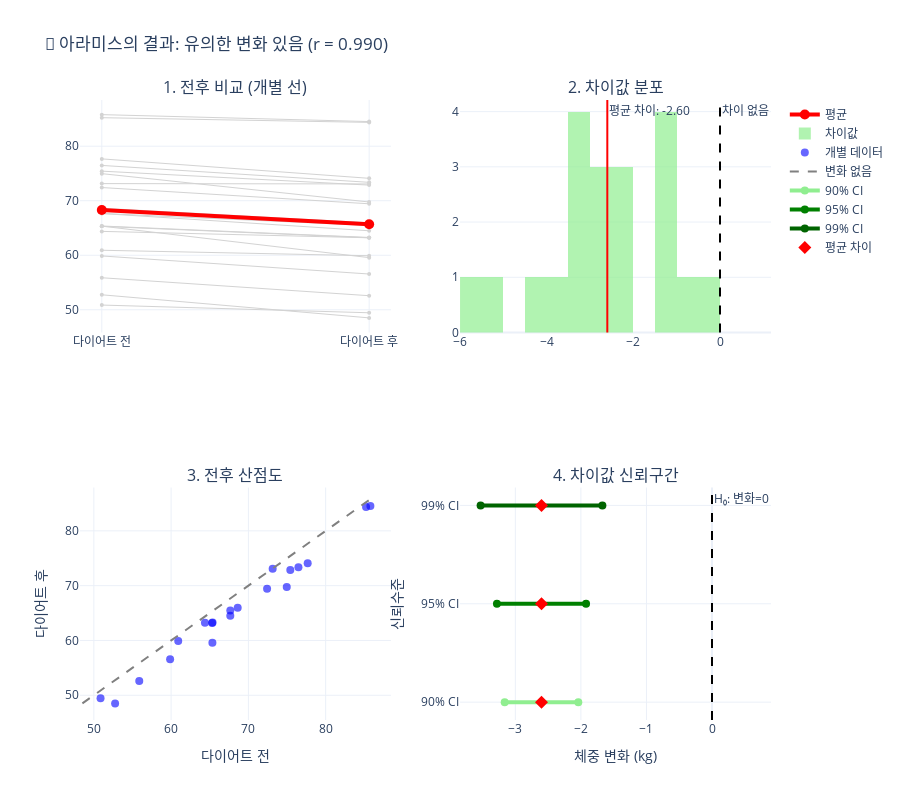

Notebook cell for this chart:
### Markdown cell above
## 🔄 3. 아라미스 (Paired t-test): 변화의 탐지

### 📋 아라미스의 프로필
- **정체성**: 대응표본 t-검정
- **사명**: 동일한 대상에서 전후 변화가 있는지 확인
- **무기**: 차이값(difference)의 분석

### 🎪 언제 아라미스를 부를까?

- 치료 효과: "수술 전후 환자 상태가 개선되었나?"
- 학습 효과: "교육 전후 성적이 향상되었나?"
- 제품 개선: "업데이트 전후 성능이 달라졌나?"
- 시간 경과: "1년 전과 지금의 체중이 다른가?"

### 🔢 아라미스의 무술 (수학적 공식)

**핵심 아이디어**: 각 개체의 **차이값(difference)**을 계산하여 분석

$$D_i = X_{i,after} - X_{i,before}$$

**가설 설정**:
- H₀: μ_D = 0 (평균 차이가 0이다)
- H₁: μ_D ≠ 0 (평균 차이가 0이 아니다)

**검정통계량**:
$$t = \frac{\bar{D}}{\frac{s_D}{\sqrt{n}}} \sim t_{n-1}$$

여기서:
- $\bar{D}$: 차이값들의 평균
- $s_D$: 차이값들의 표준편차

### 🎯 아라미스 vs 포르토스

**언제 아라미스를 선택해야 할까?**

| 상황 | 아라미스 (Paired) | 포르토스 (Independent) |
|------|------------------|----------------------|
| **데이터 구조** | 같은 개체의 전후 측정 | 다른 개체들의 그룹 비교 |
| **예시** | 환자 10명의 수술 전후 | A그룹 vs B그룹 |
| **장점** | 개체간 변동 제거 | 설계가 간단 |
| **검정력** | 일반적으로 더 높음 | 상황에 따라 다름 |

### Code cell
# 🔄 아라미스의 모험: Paired t-test 시뮬레이션
class PairedTTestHero:
    def __init__(self, name="아라미스"):
        self.name = name
        self.mission = "동일 개체의 전후 변화 탐지하기"
    
    def perform_test(self, before, after, alpha=0.05, alternative='two-sided'):
        """Paired t-test 수행"""
        
        # 차이값 계산
        differences = np.array(after) - np.array(before)
        
        n = len(differences)
        mean_diff = np.mean(differences)
        std_diff = np.std(differences, ddof=1)
        
        # t-통계량 계산
        t_statistic = mean_diff / (std_diff / np.sqrt(n))
        
        # 자유도
        df = n - 1
        
        # p-값 계산
        if alternative == 'two-sided':
            p_value = 2 * (1 - stats.t.cdf(abs(t_statistic), df))
            critical_t = stats.t.ppf(1 - alpha/2, df)
            reject_condition = abs(t_statistic) > critical_t
        elif alternative == 'greater':
            p_value = 1 - stats.t.cdf(t_statistic, df)
            critical_t = stats.t.ppf(1 - alpha, df)
            reject_condition = t_statistic > critical_t
        else:  # 'less'
            p_value = stats.t.cdf(t_statistic, df)
            critical_t = stats.t.ppf(alpha, df)
            reject_condition = t_statistic < critical_t
        
        # 신뢰구간 (차이의 평균에 대한)
        margin_error = stats.t.ppf(1 - alpha/2, df) * (std_diff / np.sqrt(n))
        ci_lower = mean_diff - margin_error
        ci_upper = mean_diff + margin_error
        
        # 효과크기 (Cohen's d for paired samples)
        cohens_d = mean_diff / std_diff
        
        # 상관계수 (before vs after)
        correlation = np.corrcoef(before, after)[0, 1]
        
        return {
            'n': n,
            'mean_before': np.mean(before),
            'mean_after': np.mean(after),
            'std_before': np.std(before, ddof=1),
            'std_after': np.std(after, ddof=1),
            'mean_diff': mean_diff,
            'std_diff': std_diff,
            'differences': differences,
            't_statistic': t_statistic,
            'df': df,
            'p_value': p_value,
            'critical_t': critical_t,
            'reject_null': reject_condition,
            'ci_lower': ci_lower,
            'ci_upper': ci_upper,
            'cohens_d': cohens_d,
            'correlation': correlation,
            'alpha': alpha,
            'alternative': alternative
        }
    
    def visualize_test(self, result, before, after, before_name='Before', after_name='After'):
        """Paired t-test 결과 시각화 (상세 설명 포함)
        
        4개의 그래프로 구성:
        1. 전후 비교 (개별 선): 각 참가자의 개별 변화를 선으로 연결
        2. 차이값 분포: 전후 차이의 히스토그램
        3. 전후 산점도: 상관관계 확인
        4. 차이값 신뢰구간: 평균 차이의 신뢰구간 시각화
        """
        
        fig = make_subplots(
            rows=2, cols=2,
            subplot_titles=[
                '1. 전후 비교 (개별 선)',
                '2. 차이값 분포',
                '3. 전후 산점도',
                '4. 차이값 신뢰구간'
            ],
            specs=[
                [{'type': 'scatter'}, {'type': 'histogram'}],
                [{'type': 'scatter'}, {'type': 'scatter'}]
            ]
        )
        
        # 📊 그래프 1: 전후 비교 (개별 선)
        # - 회색 선들: 각 참가자의 개별적인 다이어트 전→후 체중 변화
        # - 선의 기울기: 변화의 크기 (가파를수록 큰 변화)
        # - 선의 방향: 하향선=체중감소, 상향선=체중증가, 평행=변화없음
        for i in range(len(before)):
            fig.add_trace(
                go.Scatter(
                    x=[before_name, after_name],
                    y=[before[i], after[i]],
                    mode='lines+markers',
                    line=dict(width=1, color='lightgray'),
                    marker=dict(size=4),
                    showlegend=False,
                    hovertemplate=f'개체 {i+1}: %{{y}}<extra></extra>'
                ),
                row=1, col=1
            )
        
        # 빨간 굵은 선: 전체 평균의 변화 (가장 중요한 정보)
        fig.add_trace(
            go.Scatter(
                x=[before_name, after_name],
                y=[result['mean_before'], result['mean_after']],
                mode='lines+markers',
                line=dict(width=4, color='red'),
                marker=dict(size=10, color='red'),
                name='평균'
            ),
            row=1, col=1
        )
        
        # 📊 그래프 2: 차이값 분포
        # - 녹색 히스토그램: 각 참가자의 (후-전) 체중 차이 분포
        # - 음수 영역: 체중 감소한 참가자들
        # - 양수 영역: 체중 증가한 참가자들  
        # - 분포 형태: 정규분포에 가까우면 t-test 가정 만족
        fig.add_trace(
            go.Histogram(
                x=result['differences'],
                nbinsx=15,
                name='차이값',
                marker_color='lightgreen',
                opacity=0.7
            ),
            row=1, col=2
        )
        
        # 빨간 실선: 평균 차이값 (검정통계량 계산의 핵심)
        fig.add_vline(
            x=result['mean_diff'],
            line_dash="solid",
            line_color="red",
            annotation_text=f"평균 차이: {result['mean_diff']:.2f}",
            row=1, col=2
        )
        
        # 검은 점선: 귀무가설 기준선 (H₀: 차이=0)
        fig.add_vline(
            x=0,
            line_dash="dash",
            line_color="black",
            annotation_text="차이 없음",
            row=1, col=2
        )
        
        # 📊 그래프 3: 전후 산점도
        # - 파란 점들: 각 참가자의 (전 체중, 후 체중) 좌표
        # - 점의 위치: 대각선 아래=체중감소, 위=체중증가, 선상=변화없음
        # - 상관계수 r: 1에 가까울수록 개인별 체중 순위가 유지됨
        # - 높은 상관(r>0.9): paired t-test가 효과적임을 시사
        fig.add_trace(
            go.Scatter(
                x=before,
                y=after,
                mode='markers',
                name='개별 데이터',
                marker=dict(size=8, color='blue', opacity=0.6)
            ),
            row=2, col=1
        )
        
        # 회색 대각선: y=x 기준선 (변화 없음을 나타냄)
        min_val = min(min(before), min(after))
        max_val = max(max(before), max(after))
        fig.add_trace(
            go.Scatter(
                x=[min_val, max_val],
                y=[min_val, max_val],
                mode='lines',
                line=dict(dash='dash', color='gray'),
                name='변화 없음'
            ),
            row=2, col=1
        )
        
        # 📊 그래프 4: 차이값 신뢰구간 (Forest plot 스타일)
        # - 녹색 선: 95% 신뢰구간 [하한, 상한]
        # - 빨간 다이아몬드: 평균 차이 (점추정값)
        # - 검은 점선(0): 귀무가설 기준선
        # 
        # 🔍 해석 방법:
        # - 신뢰구간이 0을 포함하지 않음 → 귀무가설 기각 (유의한 차이)
        # - 신뢰구간이 0을 포함함 → 귀무가설 채택 (유의하지 않음)
        # - 구간이 좁을수록 추정이 정밀함
        
        # y축을 더 의미있게 만들기 위해 여러 신뢰수준 표시
        confidence_levels = [0.90, 0.95, 0.99]
        y_positions = [0.5, 1.0, 1.5]
        colors = ['lightgreen', 'green', 'darkgreen']
        
        for conf_level, y_pos, color in zip(confidence_levels, y_positions, colors):
            margin = stats.t.ppf(1 - (1-conf_level)/2, result['df']) * (result['std_diff'] / np.sqrt(result['n']))
            ci_low = result['mean_diff'] - margin
            ci_up = result['mean_diff'] + margin
            
            fig.add_trace(
                go.Scatter(
                    x=[ci_low, ci_up],
                    y=[y_pos, y_pos],
                    mode='lines+markers',
                    name=f'{int(conf_level*100)}% CI',
                    line=dict(color=color, width=4),
                    marker=dict(size=8),
                    hovertemplate=f'{int(conf_level*100)}% CI: [{ci_low:.2f}, {ci_up:.2f}]<extra></extra>'
                ),
                row=2, col=2
            )
        
        # 평균 차이 점 (모든 신뢰수준에 대해)
        fig.add_trace(
            go.Scatter(
                x=[result['mean_diff']] * 3,
                y=y_positions,
                mode='markers',
                name='평균 차이',
                marker=dict(color='red', size=10, symbol='diamond'),
                hovertemplate=f"평균 차이: {result['mean_diff']:.2f}<extra></extra>"
            ),
            row=2, col=2
        )
        
        # 차이 없음 선 (귀무가설)
        fig.add_vline(
            x=0,
            line_dash="dash",
            line_color="black",
            annotation_text="H₀: 변화=0",
            row=2, col=2
        )
        
        # y축 레이블 업데이트
        fig.update_yaxes(
            ticktext=['90% CI', '95% CI', '99% CI'],
            tickvals=[0.5, 1.0, 1.5],
            title_text='신뢰수준',
            row=2, col=2
        )
        
        # x축 레이블
        fig.update_xaxes(title_text='체중 변화 (kg)', row=2, col=2)
        
        # 레이아웃
        decision = "유의한 변화 있음" if result['reject_null'] else "유의한 변화 없음"
        
        fig.update_layout(
            title=f'🔄 {self.name}의 결과: {decision} (r = {result["correlation"]:.3f})',
            height=800
        )
        
        # 축 레이블 업데이트
        fig.update_xaxes(title_text=before_name, row=2, col=1)
        fig.update_yaxes(title_text=after_name, row=2, col=1)
        
        return fig

# 아라미스 인스턴스 생성
aramis = PairedTTestHero("아라미스")

# 예제 데이터: 다이어트 프로그램 전후 체중 변화
np.random.seed(42)
n_participants = 20

# 참가자들의 초기 체중 (개인차 반영)
initial_weights = np.random.normal(70, 10, n_participants)

# 다이어트 효과 (평균 3kg 감량, 개인차 있음)
weight_loss = np.random.normal(3, 1.5, n_participants)

# 다이어트 전후 체중
before_weight = initial_weights
after_weight = initial_weights - weight_loss  # 체중 감소

print("🏃♀️ 사례: 다이어트 프로그램 효과 분석")
print(f"👥 참가자 수: {n_participants}명")
print(f"⚖️ 다이어트 전 평균 체중: {np.mean(before_weight):.1f}kg")
print(f"⚖️ 다이어트 후 평균 체중: {np.mean(after_weight):.1f}kg")
print(f"📉 평균 체중 변화: {np.mean(after_weight - before_weight):.1f}kg")
print("")

# 아라미스의 검정 수행
aramis_result = aramis.perform_test(
    before_weight, after_weight, 
    alpha=0.05, alternative='less'  # 체중이 감소했는지 확인 (단측검정)
)

# 결과 시각화
fig_aramis = aramis.visualize_test(
    aramis_result, before_weight, after_weight,
    '다이어트 전', '다이어트 후'
)
fig_aramis.show()

# 결과 해석
print(f"""\n🔄 {aramis.name}의 보고서:\n
📊 검정 결과:\n
   • 참가자 수: {aramis_result['n']}명\n
   • 다이어트 전 평균: {aramis_result['mean_before']:.1f}kg (SD: {aramis_result['std_before']:.1f}kg)\n
   • 다이어트 후 평균: {aramis_result['mean_after']:.1f}kg (SD: {aramis_result['std_after']:.1f}kg)\n
   • 평균 체중 변화: {aramis_result['mean_diff']:.1f}kg\n
   • t-통계량: {aramis_result['t_statistic']:.3f}\n
   • p-값: {aramis_result['p_value']:.4f}\n
\n
🎯 체중 변화 95% 신뢰구간: [{aramis_result['ci_lower']:.1f}, {aramis_result['ci_upper']:.1f}]kg\n
📏 효과크기 (Cohen's d): {aramis_result['cohens_d']:.3f}\n
🔗 전후 상관계수: {aramis_result['correlation']:.3f}\n
\n
{'🎉 결론: 다이어트 프로그램이 유의한 체중 감소 효과가 있습니다!' if aramis_result['reject_null'] else '😔 결론: 다이어트 프로그램의 효과가 통계적으로 유의하지 않습니다.'}\n
💡 해석: {'참가자들이 유의하게 체중을 감량했습니다.' if aramis_result['reject_null'] else '체중 변화가 우연에 의한 것일 수 있습니다.'}\n
""")

# 그래프 해석 가이드 추가
print("""
📈 그래프 해석 가이드:

1️⃣ **전후 비교 (개별 선)**:
   - 대부분의 선이 하향 → 체중 감소 경향
   - 개인차 존재하지만 전체적 패턴 일관됨
   
2️⃣ **차이값 분포**:
   - 분포가 음수 영역에 집중 → 체중 감소가 주된 효과
   - 평균(-2.6kg)이 0보다 확실히 왼쪽 → 통계적 유의성
   
3️⃣ **전후 산점도**:
   - 높은 상관(r=0.99) → 체중 순위 유지됨
   - 점들이 대각선 아래 → 일관된 체중 감소
   
4️⃣ **신뢰구간 시각화**:
   - 모든 신뢰수준(90%, 95%, 99%)에서 0을 포함하지 않음
   - 귀무가설 기각: 체중 변화가 통계적으로 유의함
   - 좁은 신뢰구간: 효과 추정이 정밀함
""")

### Figure 1 — Plotly figure (JSON) as saved in the notebook; plotly's stock layout.template omitted (floating-point values rounded to 4 significant figures)
{"data": [{"hovertemplate": "개체 1: %{y}<extra></extra>", "line": {"color": "lightgray", "width": 1}, "marker": {"size": 4}, "mode": "lines+markers", "showlegend": false, "type": "scatter", "x": ["다이어트 전", "다이어트 후"], "xaxis": "x", "y": [74.97, 69.77], "yaxis": "y"}, {"hovertemplate": "개체 2: %{y}<extra></extra>", "line": {"color": "lightgray", "width": 1}, "marker": {"size": 4}, "mode": "lines+markers", "showlegend": false, "type": "scatter", "x": ["다이어트 전", "다이어트 후"], "xaxis": "x", "y": [68.62, 65.96], "yaxis": "y"}, {"hovertemplate": "개체 3: %{y}<extra></extra>", "line": {"color": "lightgray", "width": 1}, "marker": {"size": 4}, "mode": "lines+markers", "showlegend": false, "type": "scatter", "x": ["다이어트 전", "다이어트 후"], "xaxis": "x", "y": [76.48, 73.38], "yaxis": "y"}, {"hovertemplate": "개체 4: %{y}<extra></extra>", "line": {"color": "lightgray", "width": 1}, "marker": {"size": 4}, "mode": "lines+markers", "showlegend": false, "type": "scatter", "x": ["다이어트 전", "다이어트 후"], "xaxis": "x", "y": [85.23, 84.37], "yaxis": "y"}, {"hovertemplate": "개체 5: %{y}<extra></extra>", "line": {"color": "lightgray", "width": 1}, "marker": {"size": 4}, "mode": "lines+markers", "showlegend": false, "type": "scatter", "x": ["다이어트 전", "다이어트 후"], "xaxis": "x", "y": [67.66, 65.48], "yaxis": "y"}, {"hovertemplate": "개체 6: %{y}<extra></extra>", "line": {"color": "lightgray", "width": 1}, "marker": {"size": 4}, "mode": "lines+markers", "showlegend": false, "type": "scatter", "x": ["다이어트 전", "다이어트 후"], "xaxis": "x", "y": [67.66, 64.49], "yaxis": "y"}, {"hovertemplate": "개체 7: %{y}<extra></extra>", "line": {"color": "lightgray", "width": 1}, "marker": {"size": 4}, "mode": "lines+markers", "showlegend": false, "type": "scatter", "x": ["다이어트 전", "다이어트 후"], "xaxis": "x", "y": [85.79, 84.52], "yaxis": "y"}, {"hovertemplate": "개체 8: %{y}<extra></extra>", "line": {"color": "lightgray", "width": 1}, "marker": {"size": 4}, "mode": "lines+markers", "showlegend": false, "type": "scatter", "x": ["다이어트 전", "다이어트 후"], "xaxis": "x", "y": [77.67, 74.11], "yaxis": "y"}, {"hovertemplate": "개체 9: %{y}<extra></extra>", "line": {"color": "lightgray", "width": 1}, "marker": {"size": 4}, "mode": "lines+markers", "showlegend": false, "type": "scatter", "x": ["다이어트 전", "다이어트 후"], "xaxis": "x", "y": [65.31, 63.21], "yaxis": "y"}, {"hovertemplate": "개체 10: %{y}<extra></extra>", "line": {"color": "lightgray", "width": 1}, "marker": {"size": 4}, "mode": "lines+markers", "showlegend": false, "type": "scatter", "x": ["다이어트 전", "다이어트 후"], "xaxis": "x", "y": [75.43, 72.86], "yaxis": "y"}, {"hovertemplate": "개체 11: %{y}<extra></extra>", "line": {"color": "lightgray", "width": 1}, "marker": {"size": 4}, "mode": "lines+markers", "showlegend": false, "type": "scatter", "x": ["다이어트 전", "다이어트 후"], "xaxis": "x", "y": [65.37, 63.27], "yaxis": "y"}, {"hovertemplate": "개체 12: %{y}<extra></extra>", "line": {"color": "lightgray", "width": 1}, "marker": {"size": 4}, "mode": "lines+markers", "showlegend": false, "type": "scatter", "x": ["다이어트 전", "다이어트 후"], "xaxis": "x", "y": [65.34, 59.56], "yaxis": "y"}, {"hovertemplate": "개체 13: %{y}<extra></extra>", "line": {"color": "lightgray", "width": 1}, "marker": {"size": 4}, "mode": "lines+markers", "showlegend": false, "type": "scatter", "x": ["다이어트 전", "다이어트 후"], "xaxis": "x", "y": [72.42, 69.44], "yaxis": "y"}, {"hovertemplate": "개체 14: %{y}<extra></extra>", "line": {"color": "lightgray", "width": 1}, "marker": {"size": 4}, "mode": "lines+markers", "showlegend": false, "type": "scatter", "x": ["다이어트 전", "다이어트 후"], "xaxis": "x", "y": [50.87, 49.45], "yaxis": "y"}, {"hovertemplate": "개체 15: %{y}<extra></extra>", "line": {"color": "lightgray", "width": 1}, "marker": {"size": 4}, "mode": "lines+markers", "showlegend": false, "type": "scatter", "x": ["다이어트 전", "다이어트 후"], "xaxis": "x", "y": [52.75, 48.52], "yaxis": "y"}, {"hovertemplate": "개체 16: %{y}<extra></extra>", "line": {"color": "lightgray", "width": 1}, "marker": {"size": 4}, "mode": "lines+markers", "showlegend": false, "type": "scatter", "x": ["다이어트 전", "다이어트 후"], "xaxis": "x", "y": [64.38, 63.21], "yaxis": "y"}, {"hovertemplate": "개체 17: %{y}<extra></extra>", "line": {"color": "lightgray", "width": 1}, "marker": {"size": 4}, "mode": "lines+markers", "showlegend": false, "type": "scatter", "x": ["다이어트 전", "다이어트 후"], "xaxis": "x", "y": [59.87, 56.56], "yaxis": "y"}, {"hovertemplate": "개체 18: %{y}<extra></extra>", "line": {"color": "lightgray", "width": 1}, "marker": {"size": 4}, "mode": "lines+markers", "showlegend": false, "type": "scatter", "x": ["다이어트 전", "다이어트 후"], "xaxis": "x", "y": [73.14, 73.08], "yaxis": "y"}, {"hovertemplate": "개체 19: %{y}<extra></extra>", "line": {"color": "lightgray", "width": 1}, "marker": {"size": 4}, "mode": "lines+markers", "showlegend": false, "type": "scatter", "x": ["다이어트 전", "다이어트 후"], "xaxis": "x", "y": [60.92, 59.91], "yaxis": "y"}, {"hovertemplate": "개체 20: %{y}<extra></extra>", "line": {"color": "lightgray", "width": 1}, "marker": {"size": 4}, "mode": "lines+markers", "showlegend": false, "type": "scatter", "x": ["다이어트 전", "다이어트 후"], "xaxis": "x", "y": [55.88, 52.58], "yaxis": "y"}, {"line": {"color": "red", "width": 4}, "marker": {"color": "red", "size": 10}, "mode": "lines+markers", "name": "평균", "type": "scatter", "x": ["다이어트 전", "다이어트 후"], "xaxis": "x", "y": [68.29, 65.69], "yaxis": "y"}, {"marker": {"color": "lightgreen"}, "name": "차이값", "nbinsx": 15, "opacity": 0.7, "type": "histogram", "x": [-5.198, -2.661, -3.101, -0.8629, -2.183, -3.166, -1.274, -3.564, -2.099, -2.562, -2.097, -5.778, -2.98, -1.413, -4.234, -1.169, -3.313, -0.06049, -1.008, -3.295], "xaxis": "x2", "yaxis": "y2"}, {"marker": {"color": "blue", "opacity": 0.6, "size": 8}, "mode": "markers", "name": "개별 데이터", "type": "scatter", "x": [74.97, 68.62, 76.48, 85.23, 67.66, 67.66, 85.79, 77.67, 65.31, 75.43, 65.37, 65.34, 72.42, 50.87, 52.75, 64.38, 59.87, 73.14, 60.92, 55.88], "xaxis": "x3", "y": [69.77, 65.96, 73.38, 84.37, 65.48, 64.49, 84.52, 74.11, 63.21, 72.86, 63.27, 59.56, 69.44, 49.45, 48.52, 63.21, 56.56, 73.08, 59.91, 52.58], "yaxis": "y3"}, {"line": {"color": "gray", "dash": "dash"}, "mode": "lines", "name": "변화 없음", "type": "scatter", "x": [48.52, 85.79], "xaxis": "x3", "y": [48.52, 85.79], "yaxis": "y3"}, {"hovertemplate": "90% CI: [-3.16, -2.04]<extra></extra>", "line": {"color": "lightgreen", "width": 4}, "marker": {"size": 8}, "mode": "lines+markers", "name": "90% CI", "type": "scatter", "x": [-3.162, -2.04], "xaxis": "x4", "y": [0.5, 0.5], "yaxis": "y4"}, {"hovertemplate": "95% CI: [-3.28, -1.92]<extra></extra>", "line": {"color": "green", "width": 4}, "marker": {"size": 8}, "mode": "lines+markers", "name": "95% CI", "type": "scatter", "x": [-3.281, -1.921], "xaxis": "x4", "y": [1, 1], "yaxis": "y4"}, {"hovertemplate": "99% CI: [-3.53, -1.67]<extra></extra>", "line": {"color": "darkgreen", "width": 4}, "marker": {"size": 8}, "mode": "lines+markers", "name": "99% CI", "type": "scatter", "x": [-3.53, -1.672], "xaxis": "x4", "y": [1.5, 1.5], "yaxis": "y4"}, {"hovertemplate": "평균 차이: -2.60<extra></extra>", "marker": {"color": "red", "size": 10, "symbol": "diamond"}, "mode": "markers", "name": "평균 차이", "type": "scatter", "x": [-2.601, -2.601, -2.601], "xaxis": "x4", "y": [0.5, 1, 1.5], "yaxis": "y4"}], "layout": {"annotations": [{"font": {"size": 16}, "showarrow": false, "text": "1. 전후 비교 (개별 선)", "x": 0.225, "xanchor": "center", "xref": "paper", "y": 1, "yanchor": "bottom", "yref": "paper"}, {"font": {"size": 16}, "showarrow": false, "text": "2. 차이값 분포", "x": 0.775, "xanchor": "center", "xref": "paper", "y": 1, "yanchor": "bottom", "yref": "paper"}, {"font": {"size": 16}, "showarrow": false, "text": "3. 전후 산점도", "x": 0.225, "xanchor": "center", "xref": "paper", "y": 0.375, "yanchor": "bottom", "yref": "paper"}, {"font": {"size": 16}, "showarrow": false, "text": "4. 차이값 신뢰구간", "x": 0.775, "xanchor": "center", "xref": "paper", "y": 0.375, "yanchor": "bottom", "yref": "paper"}, {"showarrow": false, "text": "평균 차이: -2.60", "x": -2.601, "xanchor": "left", "xref": "x2", "y": 1, "yanchor": "top", "yref": "y2 domain"}, {"showarrow": false, "text": "차이 없음", "x": 0, "xanchor": "left", "xref": "x2", "y": 1, "yanchor": "top", "yref": "y2 domain"}, {"showarrow": false, "text": "H₀: 변화=0", "x": 0, "xanchor": "left", "xref": "x4", "y": 1, "yanchor": "top", "yref": "y4 domain"}], "height": 800, "shapes": [{"line": {"color": "red", "dash": "solid"}, "type": "line", "x0": -2.601, "x1": -2.601, "xref": "x2", "y0": 0, "y1": 1, "yref": "y2 domain"}, {"line": {"color": "black", "dash": "dash"}, "type": "line", "x0": 0, "x1": 0, "xref": "x2", "y0": 0, "y1": 1, "yref": "y2 domain"}, {"line": {"color": "black", "dash": "dash"}, "type": "line", "x0": 0, "x1": 0, "xref": "x4", "y0": 0, "y1": 1, "yref": "y4 domain"}], "title": {"text": "🔄 아라미스의 결과: 유의한 변화 있음 (r = 0.990)"}, "xaxis": {"anchor": "y", "domain": [0, 0.45]}, "xaxis2": {"anchor": "y2", "domain": [0.55, 1]}, "xaxis3": {"anchor": "y3", "domain": [0, 0.45], "title": {"text": "다이어트 전"}}, "xaxis4": {"anchor": "y4", "domain": [0.55, 1], "title": {"text": "체중 변화 (kg)"}}, "yaxis": {"anchor": "x", "domain": [0.625, 1]}, "yaxis2": {"anchor": "x2", "domain": [0.625, 1]}, "yaxis3": {"anchor": "x3", "domain": [0, 0.375], "title": {"text": "다이어트 후"}}, "yaxis4": {"anchor": "x4", "domain": [0, 0.375], "ticktext": ["90% CI", "95% CI", "99% CI"], "tickvals": [0.5, 1, 1.5], "title": {"text": "신뢰수준"}}}}
